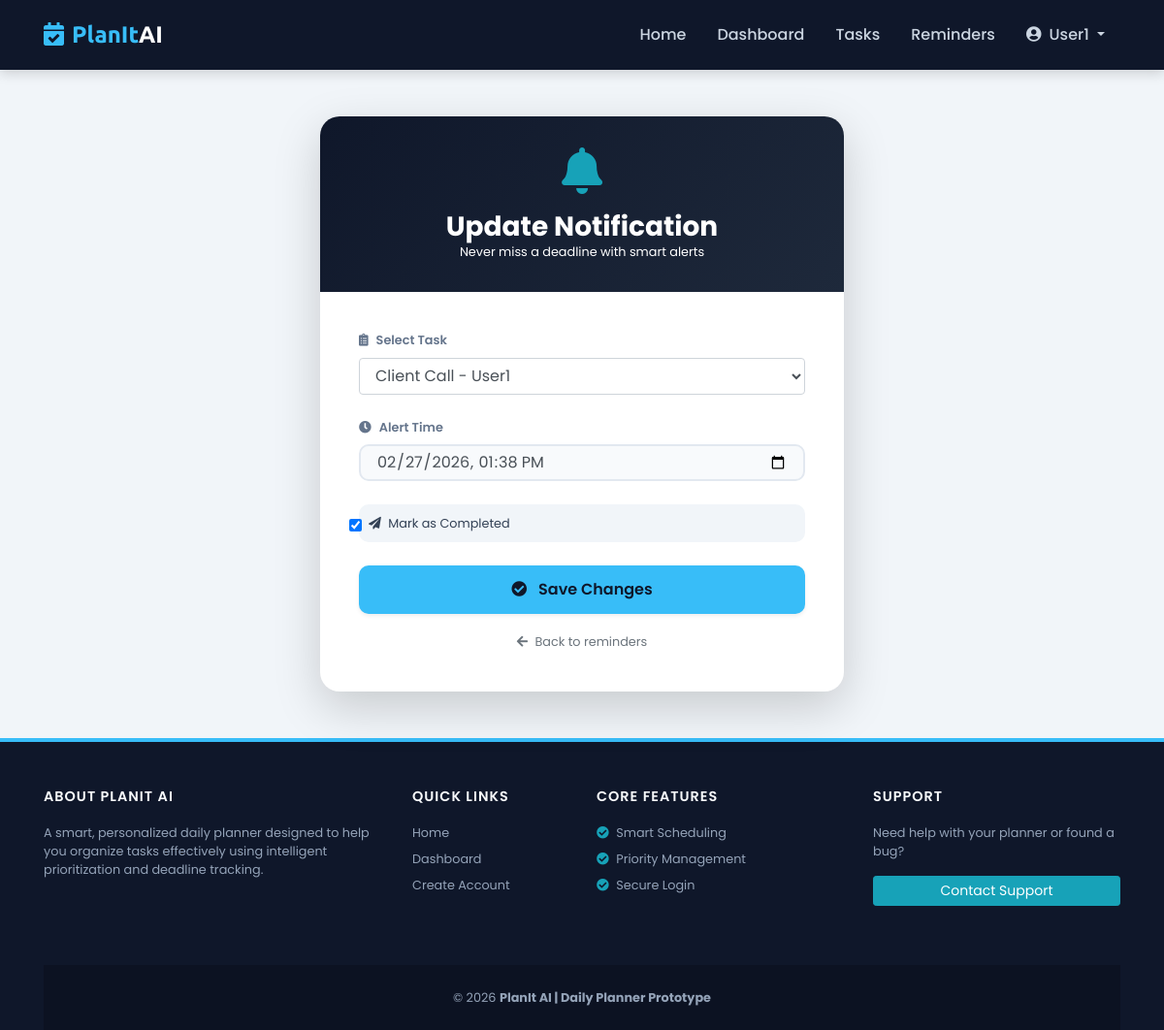
Page /reminders/2/edit/ (signed in) on the committed database.
### myapp/models.py (models this page shows, shortened)
class CustomerUser(models.Model):
    STATUS_CHOICES = (
        ('active', 'Active'),
        ('inactive', 'Inactive'),
        ('banned', 'Banned'),
    )
    user_id = models.AutoField(primary_key=True)
    username = models.CharField(max_length=150, unique=True)
    email = models.EmailField(unique=True)
    password = models.CharField(max_length=255)
    full_name = models.CharField(max_length=150, blank=True, null=True)
    profile_image = models.ImageField(upload_to='profiles/', blank=True, null=True)
    bio = models.TextField(blank=True, null=True)
    phone = models.CharField(max_length=20, blank=True, null=True)
    gender = models.CharField(
        max_length=10,
        choices=[('Male', 'Male'), ('Female', 'Female'), ('Other', 'Other')],
        blank=True,
        null=True
    )
    dob = models.DateField(blank=True, null=True)
    country = models.CharField(max_length=100, blank=True, null=True)
    work_start_time = models.TimeField(default="09:00")
    work_end_time = models.TimeField(default="17:00")
    preferred_focus_duration = models.IntegerField(default=60)
    preferred_reminder_minutes_before = models.IntegerField(default=15)
    status = models.CharField(max_length=10, choices=STATUS_CHOICES, default='active')
    last_login = models.DateTimeField(auto_now=True)
    created_at = models.DateTimeField(auto_now_add=True)
    updated_at = models.DateTimeField(auto_now=True)

class Task(models.Model):
    PRIORITY_CHOICES = (
        (1, 'High'),
        (2, 'Medium'),
        (3, 'Low'),
    )
    STATUS_CHOICES = (
        ('pending', 'Pending'),
        ('completed', 'Completed'),
        ('overdue', 'Overdue'),
    )
    RECURRENCE_CHOICES = (
        ('none', 'None'),
        ('daily', 'Daily'),
        ('weekly', 'Weekly'),
        ('monthly', 'Monthly'),
    )
    task_id = models.AutoField(primary_key=True)
    user = models.ForeignKey(CustomerUser, on_delete=models.CASCADE, related_name='tasks')
    category = models.ForeignKey(Category, on_delete=models.SET_NULL, null=True, blank=True)
    title = models.CharField(max_length=255)
    description = models.TextField(blank=True, null=True)
    priority = models.IntegerField(choices=PRIORITY_CHOICES, default=2)
    due_date = models.DateTimeField()
    duration_minutes = models.IntegerField(default=60)
    status = models.CharField(max_length=20, choices=STATUS_CHOICES, default='pending')
    completed_at = models.DateTimeField(blank=True, null=True)
    recurrence_pattern = models.CharField(
        max_length=20,
        choices=RECURRENCE_CHOICES,
        default='none'
    )
    bookmarked = models.BooleanField(default=False)
    is_deleted = models.BooleanField(default=False)
    created_at = models.DateTimeField(auto_now_add=True)
    updated_at = models.DateTimeField(auto_now=True)
    class Meta:
        ordering = ['priority', 'due_date']
        indexes = [
            models.Index(fields=['user', 'priority']),
            models.Index(fields=['due_date']),
            models.Index(fields=['status']),
        ]
    def __str__(self):
        return f"{self.title} - {self.user.username}"

class Reminder(models.Model):
    reminder_id = models.AutoField(primary_key=True)
    task = models.ForeignKey(Task, on_delete=models.CASCADE, related_name='reminders')
    reminder_time = models.DateTimeField()
    is_completed = models.BooleanField(default=False)

### myapp/views.py (the view)
# urls.py: path('reminders/<int:reminder_id>/edit/', views.edit_reminder, name='edit_reminder'),
def edit_reminder(request, reminder_id):
    user = get_logged_in_user(request)
    if not user:
        return redirect('login')
    reminder = get_object_or_404(Reminder, pk=reminder_id)
    if reminder.task.user != user:
        messages.error(request, "You cannot edit this reminder.")
        return redirect('reminder_list')
    if request.method == 'POST':
        form = ReminderForm(request.POST, instance=reminder)
        if form.is_valid():
            form.save()
            ActivityLog.objects.create(
                user=user,
                action='update_task',  # ← change to 'reminder_update' if added
                description=f'Reminder updated for task "{reminder.task.title}"'
            )
            messages.success(request, "Reminder updated successfully.")
            return redirect('reminder_list')
    else:
        form = ReminderForm(instance=reminder)
        form.fields['task'].queryset = Task.objects.filter(user=user, is_deleted=False)
    return render(request, 'reminder_form.html', {'form': form})

### myapp/forms.py
class ReminderForm(forms.ModelForm):
    class Meta:
        model = Reminder
        fields = ['task', 'reminder_time', 'is_completed']
        widgets = {
            'task': forms.Select(attrs={'class': 'form-control'}),
            'reminder_time': forms.DateTimeInput(attrs={
                'class': 'form-control',
                'type': 'datetime-local'
            }),
            'is_completed': forms.CheckboxInput(attrs={'class': 'form-check-input'}),
        }

### myapp/views.py (called while the page is built)
def get_logged_in_user(request):
    user_id = request.session.get('user_id')
    if not user_id:
        return None
    return CustomerUser.objects.filter(user_id=user_id).first()

### templates/reminder_form.html (shortened to what this page needs)
{% extends "base.html" %}
{% block content %}
<div class="container my-5">
    <div class="row justify-content-center">
        <div class="col-lg-6 col-md-8">
            <div class="card reminder-card shadow-lg">
                <div class="form-header">
                    <div class="mb-3">
                        <i class="fas fa-bell fa-3x text-info"></i>
                    </div>
                    <h3 class="font-weight-bold mb-0">
                        {% if form.instance.pk %}Update Notification{% else %}Set a Reminder{% endif %}
                    </h3>
                    <p class="small opacity-75 mb-0">Never miss a deadline with smart alerts</p>
                </div>
                <div class="form-container">
                    <form method="post">
                        <div class="input-wrapper">
                            <label class="small"><i class="fas fa-clipboard-list mr-2"></i>Select Task</label>
                            {{ form.task }}
                        </div>
                        <div class="input-wrapper">
                            <label class="small"><i class="fas fa-clock mr-2"></i>Alert Time</label>
                            {{ form.reminder_time }}
                        </div>
                        <div class="mb-4">
                            <label class="custom-checkbox small mb-0">
                                {{ form.is_completed }}
                                <span><i class="fas fa-paper-plane mr-1"></i> Mark as Completed</span>
                            </label>
                        </div>
                        <button type="submit" class="btn btn-submit btn-block shadow-sm">
                            <i class="fas fa-check-circle mr-2"></i>
                            {% if form.instance.pk %}Save Changes{% else %}Enable Reminder{% endif %}
                        </button>
                        <div class="text-center mt-3">
                            <a href="{% url 'reminder_list' %}" class="text-muted small text-decoration-none">
                                <i class="fas fa-arrow-left mr-1"></i> Back to reminders
                            </a>
                        </div>
                    </form>
                </div>
            </div>
        </div>
    </div>
</div>
{% endblock %}

### templates/base.html (shortened to what this page needs)
<!DOCTYPE html>
<html lang="en">
<head>
    <link rel="stylesheet" href="https://stackpath.bootstrapcdn.com/bootstrap/4.5.2/css/bootstrap.min.css">
    <link rel="stylesheet" href="https://cdnjs.cloudflare.com/ajax/libs/font-awesome/5.15.4/css/all.min.css">
</head>
<body>
    <nav class="navbar navbar-expand-lg navbar-dark sticky-top">
        <div class="container">
            <a class="navbar-brand" href="{% url 'index' %}">
                <i class="fas fa-calendar-check mr-2"></i>PlanIt<span class="text-white">AI</span>
            </a>
            <div class="collapse navbar-collapse" id="mainNav">
                <ul class="navbar-nav ml-auto">
                    <li class="nav-item">
                        <a class="nav-link" href="{% url 'index' %}">Home</a>
                    </li>
                    {% if request.session.user_id %}
                        <li class="nav-item">
                            <a class="nav-link" href="{% url 'dashboard' %}">Dashboard</a>
                        </li>
                        <li class="nav-item">
                            <a class="nav-link" href="{% url 'task_list' %}">Tasks</a>
                        </li>
                        <li class="nav-item">
                            <a class="nav-link" href="{% url 'reminder_list' %}">Reminders</a>
                        </li>
                        <li class="nav-item dropdown">
                            <a class="nav-link dropdown-toggle text-info" href="#" id="userDropdown" role="button" data-toggle="dropdown">
                                <i class="fas fa-user-circle mr-1"></i> {{ request.session.username }}
                            </a>
                        </li>
                    {% endif %}
                </ul>
            </div>
        </div>
    </nav>
        {% block content %}{% endblock %}
    <footer>
        <div class="container">
            <div class="row">
                <div class="col-lg-4 mb-4">
                    <h5 class="footer-heading">About PlanIt AI</h5>
                    <p class="small">A smart, personalized daily planner designed to help you organize tasks effectively using intelligent prioritization and deadline tracking.</p>
                </div>
                <div class="col-lg-2 col-md-4 mb-4">
                    <h5 class="footer-heading">Quick Links</h5>
                    <ul class="list-unstyled small">
                        <li class="mb-2"><a href="{% url 'index' %}">Home</a></li>
                        <li class="mb-2"><a href="{% url 'dashboard' %}">Dashboard</a></li>
                        <li class="mb-2"><a href="{% url 'register' %}">Create Account</a></li>
                    </ul>
                </div>
                <div class="col-lg-3 col-md-4 mb-4">
                    <h5 class="footer-heading">Core Features</h5>
                    <ul class="list-unstyled small">
                        <li class="mb-2"><i class="fas fa-check-circle text-info mr-1"></i> Smart Scheduling</li>
                        <li class="mb-2"><i class="fas fa-check-circle text-info mr-1"></i> Priority Management</li>
                        <li class="mb-2"><i class="fas fa-check-circle text-info mr-1"></i> Secure Login</li>
                    </ul>
                </div>
                <div class="col-lg-3 col-md-4">
                    <h5 class="footer-heading">Support</h5>
                    <p class="small">Need help with your planner or found a bug?</p>
                    <a href="mailto:support@planit-ai.com" class="btn btn-info btn-sm btn-block">Contact Support</a>
                </div>
            </div>
            <div class="footer-bottom text-center">
                <p class="mb-0 small">&copy; {% now "Y" %} <strong>PlanIt AI | Daily Planner Prototype</strong></p>
            </div>
        </div>
    </footer>
</body>
</html>

### templates/base.html (style rules this page uses)
:root { --primary-color: #0f172a; --accent-color: #38bdf8; --high-priority: #ef4444; --low-priority: #22c55e; --light-bg: #f1f5f9; }
body { font-family: 'Poppins', sans-serif; background-color: var(--light-bg); color: #334155; display: flex; flex-direction: column; min-height: 100vh; }
.navbar { background: var(--primary-color) !important; padding: 0.8rem 1rem; box-shadow: 0 4px 12px rgba(0,0,0,0.15); }
.navbar-brand { font-family: 'Ubuntu', sans-serif; font-weight: 700; font-size: 1.5rem; color: var(--accent-color) !important; }
.nav-link { font-weight: 500; color: #cbd5e1 !important; margin: 0 8px; transition: all 0.3s ease; }
footer { background: var(--primary-color); color: #94a3b8; padding-top: 3rem; border-top: 4px solid var(--accent-color); margin-top: auto; }
.footer-heading { color: #f8fafc; font-weight: 600; margin-bottom: 1.2rem; text-transform: uppercase; font-size: 0.9rem; letter-spacing: 1px; }
footer a { color: #94a3b8; transition: 0.3s; }
.footer-bottom { background: rgba(0,0,0,0.2); padding: 1.5rem 0; margin-top: 2rem; }

### templates/reminder_form.html (style rules this page uses)
.reminder-card { border-radius: 20px; background: #ffffff; border: none; overflow: hidden; }
.form-header { background: linear-gradient(135deg, var(--primary-color) 0%, #1e293b 100%); padding: 2rem; color: white; text-align: center; }
.form-container { padding: 2.5rem; }
.input-wrapper { position: relative; margin-bottom: 1.5rem; }
.input-wrapper label { color: #64748b; font-weight: 600; margin-bottom: 0.5rem; display: block; }
input[type="text"], input[type="datetime-local"], select { width: 100%; padding: 0.75rem 1rem; border-radius: 10px; border: 2px solid #e2e8f0; transition: all 0.3s ease; background-color: #f8fafc; }
.btn-submit { background-color: var(--accent-color); color: var(--primary-color); font-weight: 600; border: none; padding: 0.8rem; border-radius: 10px; transition: 0.3s; }
.custom-checkbox { display: flex; align-items: center; gap: 10px; padding: 10px; background: #f1f5f9; border-radius: 10px; cursor: pointer; }

### rows in the picture
CustomerUser: session.username "User1"
Task: task "Client Call - User1"
Reminder: reminder_time "02/27/2026 13:38", is_completed "☑"
